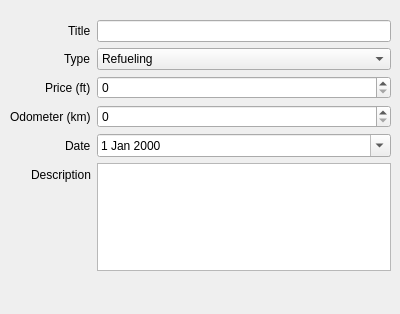
<?xml version="1.0" encoding="UTF-8"?>
<ui version="4.0">
 <class>EntryDialog</class>
 <widget class="QDialog" name="EntryDialog">
  <property name="geometry">
   <rect>
    <x>0</x>
    <y>0</y>
    <width>400</width>
    <height>314</height>
   </rect>
  </property>
  <property name="windowTitle">
   <string>Dialog</string>
  </property>
  <widget class="QDialogButtonBox" name="buttonBox">
   <property name="geometry">
    <rect>
     <x>30</x>
     <y>280</y>
     <width>341</width>
     <height>32</height>
    </rect>
   </property>
   <property name="orientation">
    <enum>Qt::Horizontal</enum>
   </property>
   <property name="centerButtons">
    <bool>true</bool>
   </property>
  </widget>
  <widget class="QWidget" name="formLayoutWidget">
   <property name="geometry">
    <rect>
     <x>10</x>
     <y>20</y>
     <width>381</width>
     <height>251</height>
    </rect>
   </property>
   <layout class="QFormLayout" name="formLayout">
    <property name="fieldGrowthPolicy">
     <enum>QFormLayout::ExpandingFieldsGrow</enum>
    </property>
    <property name="labelAlignment">
     <set>Qt::AlignRight|Qt::AlignTrailing|Qt::AlignVCenter</set>
    </property>
    <item row="0" column="0">
     <widget class="QLabel" name="titleLabel">
      <property name="text">
       <string>Title</string>
      </property>
     </widget>
    </item>
    <item row="0" column="1">
     <widget class="QLineEdit" name="titleLineEdit"/>
    </item>
    <item row="1" column="0">
     <widget class="QLabel" name="typeLabel">
      <property name="text">
       <string>Type</string>
      </property>
     </widget>
    </item>
    <item row="1" column="1">
     <widget class="QComboBox" name="typeComboBox">
      <property name="sizePolicy">
       <sizepolicy hsizetype="Expanding" vsizetype="Fixed">
        <horstretch>0</horstretch>
        <verstretch>0</verstretch>
       </sizepolicy>
      </property>
      <item>
       <property name="text">
        <string>Refueling</string>
       </property>
      </item>
      <item>
       <property name="text">
        <string>Parking</string>
       </property>
      </item>
      <item>
       <property name="text">
        <string>Car wash</string>
       </property>
      </item>
      <item>
       <property name="text">
        <string>Service</string>
       </property>
      </item>
      <item>
       <property name="text">
        <string>Fine</string>
       </property>
      </item>
      <item>
       <property name="text">
        <string>Insurance</string>
       </property>
      </item>
      <item>
       <property name="text">
        <string>Tax</string>
       </property>
      </item>
      <item>
       <property name="text">
        <string>Toll</string>
       </property>
      </item>
     </widget>
    </item>
    <item row="2" column="0">
     <widget class="QLabel" name="priceLabel">
      <property name="text">
       <string>Price (ft)</string>
      </property>
     </widget>
    </item>
    <item row="2" column="1">
     <widget class="QSpinBox" name="priceSpinBox">
      <property name="sizePolicy">
       <sizepolicy hsizetype="Expanding" vsizetype="Fixed">
        <horstretch>0</horstretch>
        <verstretch>0</verstretch>
       </sizepolicy>
      </property>
      <property name="maximum">
       <number>9999999</number>
      </property>
     </widget>
    </item>
    <item row="3" column="0">
     <widget class="QLabel" name="odometerLabel">
      <property name="text">
       <string>Odometer (km)</string>
      </property>
     </widget>
    </item>
    <item row="3" column="1">
     <widget class="QSpinBox" name="odometerSpinBox">
      <property name="sizePolicy">
       <sizepolicy hsizetype="Expanding" vsizetype="Fixed">
        <horstretch>0</horstretch>
        <verstretch>0</verstretch>
       </sizepolicy>
      </property>
      <property name="maximum">
       <number>9999999</number>
      </property>
     </widget>
    </item>
    <item row="4" column="0">
     <widget class="QLabel" name="dateLabel">
      <property name="text">
       <string>Date</string>
      </property>
     </widget>
    </item>
    <item row="4" column="1">
     <widget class="QDateEdit" name="dateDateEdit">
      <property name="sizePolicy">
       <sizepolicy hsizetype="Expanding" vsizetype="Fixed">
        <horstretch>0</horstretch>
        <verstretch>0</verstretch>
       </sizepolicy>
      </property>
      <property name="calendarPopup">
       <bool>true</bool>
      </property>
     </widget>
    </item>
    <item row="5" column="0">
     <widget class="QLabel" name="descriptionLabel">
      <property name="text">
       <string>Description</string>
      </property>
     </widget>
    </item>
    <item row="5" column="1">
     <widget class="QPlainTextEdit" name="descriptionTextEdit">
      <property name="sizePolicy">
       <sizepolicy hsizetype="Expanding" vsizetype="Fixed">
        <horstretch>0</horstretch>
        <verstretch>0</verstretch>
       </sizepolicy>
      </property>
     </widget>
    </item>
   </layout>
  </widget>
 </widget>
 <resources/>
 <connections>
  <connection>
   <sender>buttonBox</sender>
   <signal>accepted()</signal>
   <receiver>EntryDialog</receiver>
   <slot>accept()</slot>
   <hints>
    <hint type="sourcelabel">
     <x>248</x>
     <y>254</y>
    </hint>
    <hint type="destinationlabel">
     <x>157</x>
     <y>274</y>
    </hint>
   </hints>
  </connection>
  <connection>
   <sender>buttonBox</sender>
   <signal>rejected()</signal>
   <receiver>EntryDialog</receiver>
   <slot>reject()</slot>
   <hints>
    <hint type="sourcelabel">
     <x>316</x>
     <y>260</y>
    </hint>
    <hint type="destinationlabel">
     <x>286</x>
     <y>274</y>
    </hint>
   </hints>
  </connection>
 </connections>
</ui>
